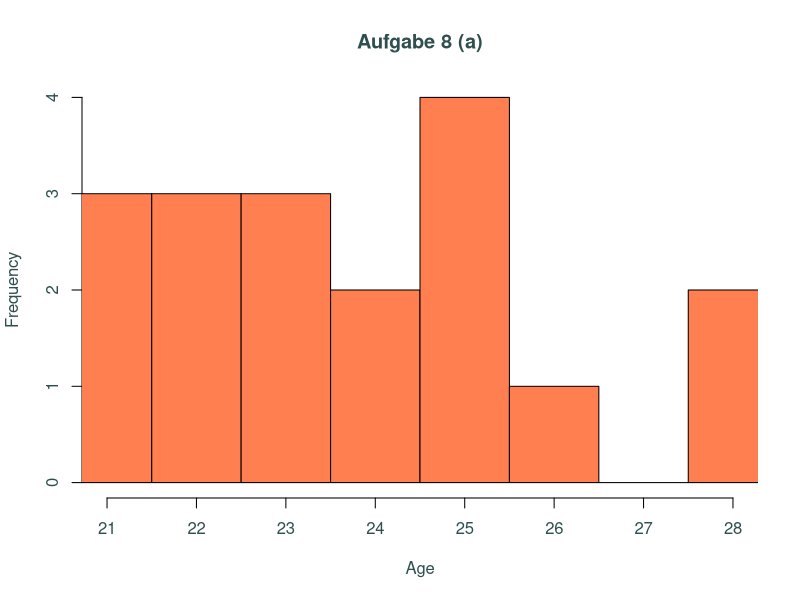
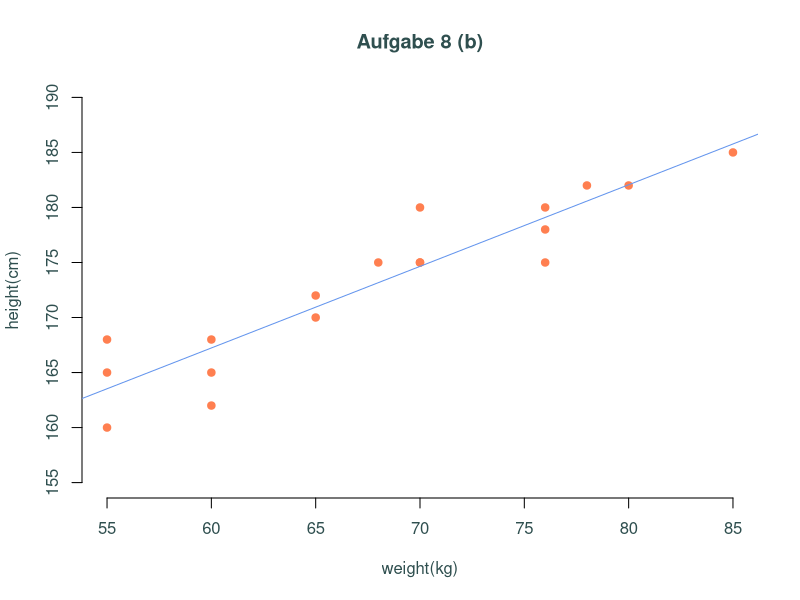
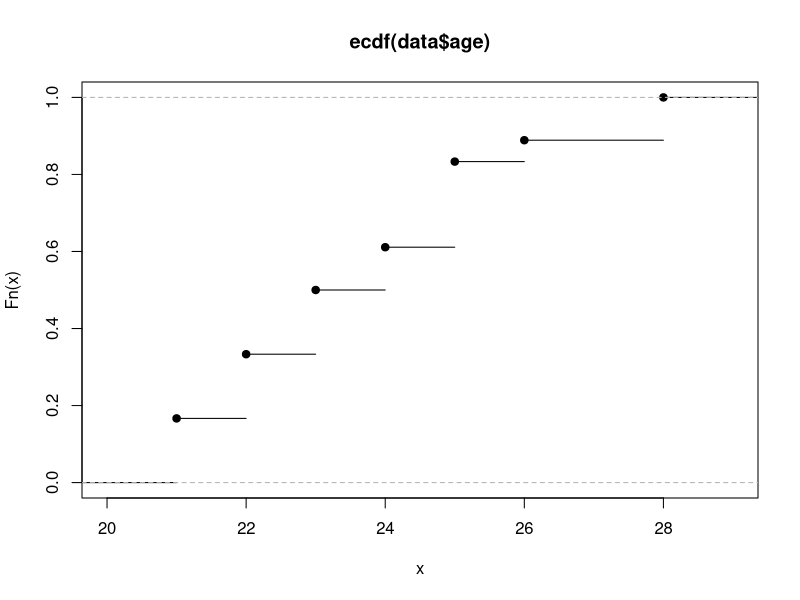
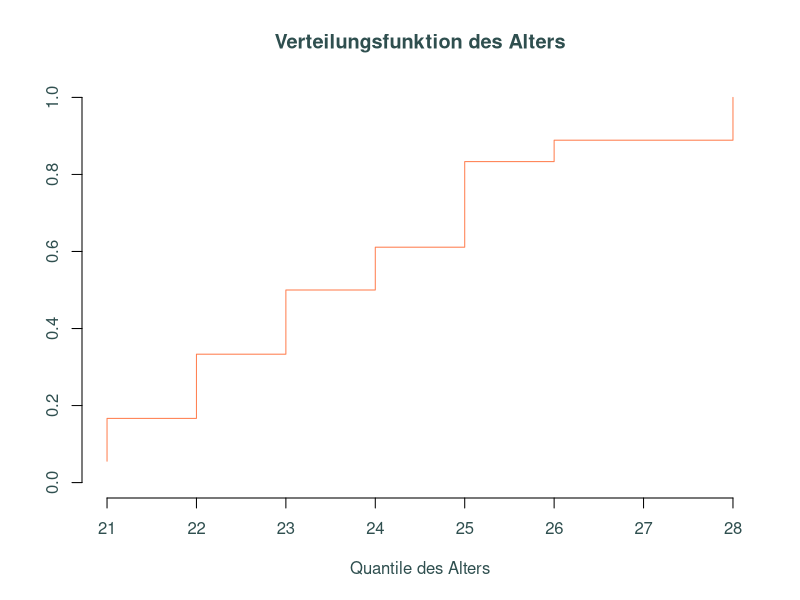

Source code (R) for these figures, in order:
  # Create the data frame.
  data <- data.frame(
    name = c("Oskar","Uta","Franz","Emil","Maria", "Ines", "Udo", "Iwan", "Lea", "Anna", "Julia", "Jonas", "Paul", "Ivo", "Pia", "Felix", "Theo", "Emma"),
    age = c(28, 25, 22, 22, 23, 28, 23, 25,24, 21, 23,25,21,22,26,24,25,21),
    height = c(175,172,170,175,168,168, 180, 180, 165, 160, 175, 185, 178, 182, 165, 182, 175, 162),
    weight = c(76,65,65,68,60,55,70,76,55,55,70,85,76,78,60,80,70,60),
    hair_color = c("blond", "blond", "schwarz", "braun", "schwarz", "rot", "braun", "schwarz", "blond", "blond", "braun", "schwarz", 
                   "schwarz", "braun", "blond", "braun", "rot", "braun")
  
    
  
  )
  # Print the data frame.			
  #print(length(data$hair_color))
  brown_count = 0
  for (i in data$hair_color) {
    if(i == "braun"){
      brown_count <- brown_count + 1
    }
  }
  print(brown_count)
  hist(data[,"age"],
       breaks = c(20.5,21.5, 22.5, 23.5,24.5,25.5,26.5,27.5, 28.5), 
       xlim = c(21, 28), 
       col.lab="darkslategray",
       col.main = "darkslategray",
       col.axis = "darkslategray",
       col = "coral",
       main = "Aufgabe 8 (a)",
       xlab = "Age",
       bty="n")
  
  pearson <- cor(data$height, y = data$weight, method = "pearson")
  print(pearson)
  
  
  
  
  
  
  lm_height_weight = lm(formula = data$weight ~ data$height)
  
  print(lm_height_weight)
  #abline(122.7513, 0.7414)
  plot(data$weight, data$height,
       ylim = c(155, 190),
       main = "Aufgabe 8 (b)",
       xlab = "weight(kg)",
       ylab = "height(cm)",
       col.lab="darkslategray",
       col.main = "darkslategray",
       col.axis = "darkslategray",
       col = "coral",
       pch = 19,
       bty="n")
  
  abline(lm(data$height ~ data$weight), col = 'cornflowerblue')
  
  
  #X = rnorm(data$age) # X is a sample of 100 normally distributed random variables
  #P = ecdf(X)    # P is a function giving the empirical CDF of X
  #P(21)         # This returns the empirical CDF at zero (should be close to 0.5)
  #plot(P)
  age.ordered = sort(data$age)
  age.edcf = ecdf(data$age)
  plot(age.edcf)
  n = sum(!is.na(data$age))
  plot(age.ordered, (1:n)/n, type = 's', ylim = c(0, 1), 
       xlab = 'Quantile des Alters', ylab = '', 
       main = 'Verteilungsfunktion des Alters',
       bty = 'n',
       col.lab="darkslategray",
       col.main = "darkslategray",
       col.axis = "darkslategray",
       col = 'coral')
print(data)